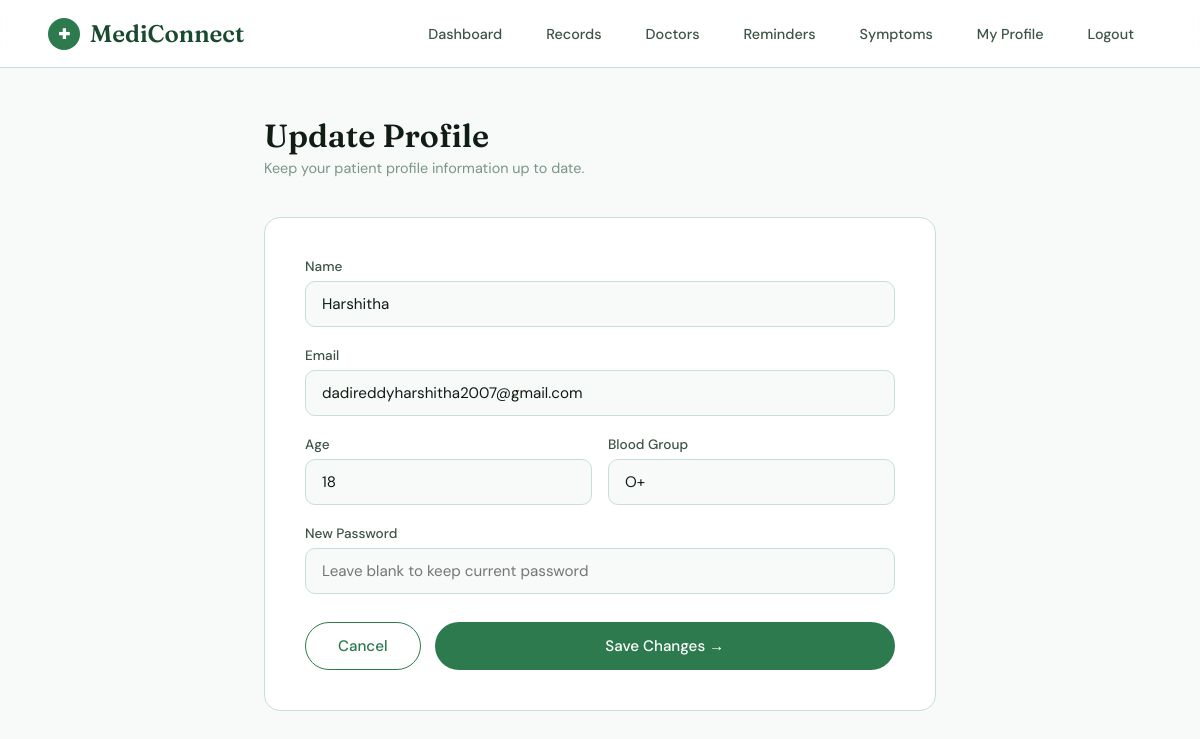
Page /account/update (signed in) on the committed database.
### mediconnect/app.py (models this page shows)
class User(db.Model):
    id = db.Column(db.Integer, primary_key=True)
    name = db.Column(db.String(100), nullable=False)
    email = db.Column(db.String(120), unique=True, nullable=False)
    password = db.Column(db.String(200), nullable=False)
    age = db.Column(db.Integer)
    blood_group = db.Column(db.String(10))
    created_at = db.Column(db.DateTime, default=datetime.utcnow)

### mediconnect/app.py (the view, shortened to what this page needs)
@app.route("/account/update", methods=["GET", "POST"])
def update_account():
    if "user_id" not in session or session.get("role") != "patient":
        flash("Please login first.", "error")
        return redirect(url_for("login"))
    user = User.query.get(session["user_id"])
    return render_template("patient_update.html", user=user)

### mediconnect/templates/patient_update.html (shortened to what this page needs)
{% extends "base.html" %}
{% block content %}
<div class="update-page">
  <div class="page-header">
    <h1>Update Profile</h1>
    <p>Keep your patient profile information up to date.</p>
  </div>
  <div class="form-card">
    <form method="POST">
      <div class="form-stack">
        <div class="form-group">
          <label>Name</label>
          <input type="text" name="name" value="{{ user.name }}" required />
        </div>
        <div class="form-group">
          <label>Email</label>
          <input type="email" name="email" value="{{ user.email }}" required />
        </div>
        <div class="form-grid" style="display:grid;grid-template-columns:1fr 1fr;gap:16px;">
          <div class="form-group">
            <label>Age</label>
            <input type="number" name="age" value="{{ user.age or '' }}" min="0" />
          </div>
          <div class="form-group">
            <label>Blood Group</label>
            <input type="text" name="blood_group" value="{{ user.blood_group or '' }}" placeholder="e.g. O+" />
          </div>
        </div>
        <div class="form-group">
          <label>New Password</label>
          <input type="password" name="password" placeholder="Leave blank to keep current password" />
        </div>
      </div>
      <div class="form-actions">
        <a href="/dashboard" class="btn btn-outline">Cancel</a>
        <button type="submit" class="btn btn-primary" style="flex:1;">Save Changes →</button>
      </div>
    </form>
  </div>
</div>
{% endblock %}

### rows in the picture
User: name "Harshitha", email "dadireddyharshitha2007@gmail.com", age "18", blood_group "O+"
